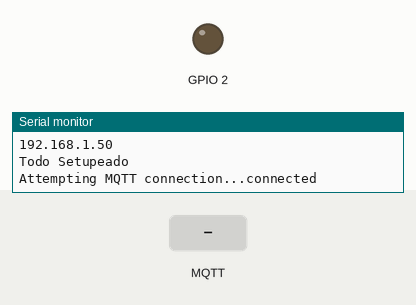
This sketch was run on a simulated ESP8266 (NodeMCU). On the bench: output pins drawn as LEDs (lit = HIGH), the last lines printed to the serial monitor. The test bench sets the inputs (shaded band). WiFi joins after 1.5 s; servers stay silent unless stated; random numbers use the default seed unless the sketch sets one; no MQTT or app messages arrive unless stated.

Above: at 2.7 s.
2.8 s: MQTT message "5" arrives on the first subscribed topic
At 3.6 s:
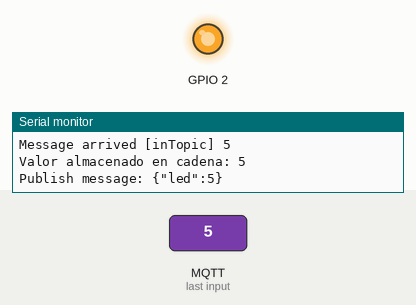
4.3 s: MQTT message "90" arrives on the second subscribed topic
At 4.8 s:
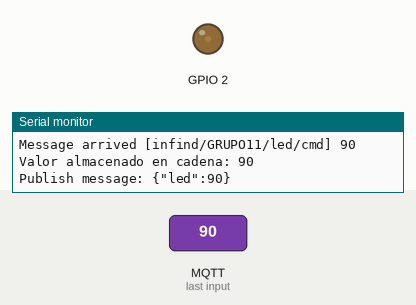
5.8 s: MQTT message "on" arrives on the first subscribed topic
At 7.0 s:
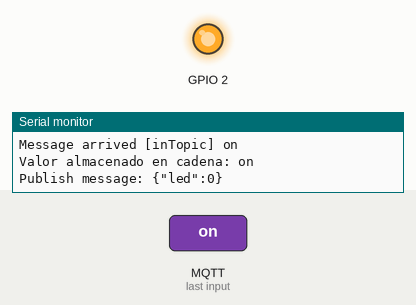
7.3 s: MQTT message "90" arrives on the first subscribed topic
At 8.3 s:
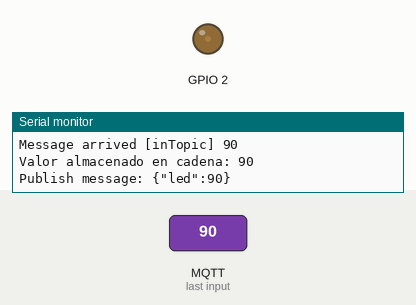
8.8 s: MQTT message "0" arrives on the first subscribed topic
At 9.4 s:
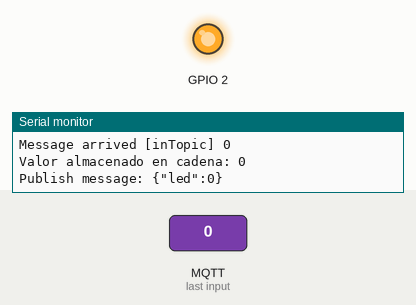
Timing chart, 0 to 11.3 s (numbered marks = the images above; inputs shaded):
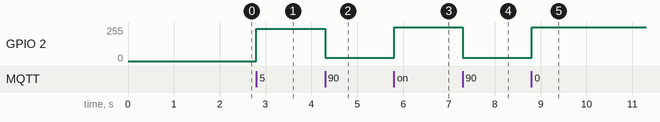

Measured:
- after the input at 2.8 s, GPIO 2: 0/255 → 242/255 at once
- after the input at 4.3 s, GPIO 2: 242/255 → 25/255 at once
- after the input at 5.8 s, GPIO 2: 25/255 → 255/255 at once
- after the input at 7.3 s, GPIO 2: 255/255 → 25/255 at once
- after the input at 8.8 s, GPIO 2: 25/255 → 255/255 at once

The sketch:

GRUPO11_v3.ino
```cpp
#include "DHTesp.h"
#include <ESP8266WiFi.h>
#include <PubSubClient.h>
#include <ArduinoJson.h>

#ifdef ESP32
#pragma message(THIS EXAMPLE IS FOR ESP8266 ONLY!)
#error Select ESP8266 board.
#endif

DHTesp dht;

ADC_MODE(ADC_VCC); // Permite lectura de la alimentación del sensor

char mensaje1[16]; // variables para los mensajes formateados en JSON
char mensaje2[256];
char mensaje3[16];

// datos de la conexión a internet y a MQTT
//const char* ssid = "MiFibra-2CE2_plus";
//const char* password = "ejN2bYJT";
//const char* mqtt_server = "192.168.1.87";
const char* ssid = "infind";
const char* password = "1518wifi";
const char* mqtt_server = "192.168.1.158";


WiFiClient espClient;
PubSubClient client(espClient);
unsigned long lastMsg = 0;
#define MSG_BUFFER_SIZE  (50)
char msg[MSG_BUFFER_SIZE];
int value = 0;
int ledv = 0; // Variable para controlar el led de GPIO2
int PWM = 0; // Variable para guardar el valor de PWM asociado a la entrada de ledv
bool estado = false; // Variable para mensaje retenido y LWT del estado de conexión

void setup_wifi() {

  delay(10);
  // We start by connecting to a WiFi network
  Serial.println();
  Serial.print("Connecting to ");
  Serial.println(ssid);

  WiFi.mode(WIFI_STA);
  WiFi.begin(ssid, password);

  while (WiFi.status() != WL_CONNECTED) {
    delay(500);
    Serial.print(".");
  }

  randomSeed(micros());

  Serial.println("");
  Serial.println("WiFi connected");
  Serial.println("IP address: ");
  Serial.println(WiFi.localIP());

}

void reconnect() {
  // Loop until we're reconnected
  while (!client.connected()) {
    Serial.print("Attempting MQTT connection...");
    // Create a random client ID
    String clientId = "ESP8266Client-";
    clientId += String(random(0xffff), HEX);
    // Attempt to connect adding a LWT
    StaticJsonDocument<8> doc;
    doc["online"] = estado;
    serializeJson(doc, mensaje1);
    // boolean connect(clientId.c_str(),[NULL,NULL],["infind/GRUPO11/conexion",1,true, mensaje1],[true])
    if (client.connect(clientId.c_str(),"infind/GRUPO11/conexion",2,true,mensaje1))
    {
      estado = true;
      Serial.println("connected");
      // Al conectarse, lo notifica y publica el estado online de la conexion
      client.publish("outTopic", "GANGASTAAAS wassup guys");

      //Publicar el mensaje retenido con el estado de la conexión
      StaticJsonDocument<16> doc;
      doc["online"] = true;
      serializeJson(doc,mensaje1);

      client.publish("infind/GRUPO11/conexion", mensaje1,true);
      // Se suscribe a inTopic (en este caso no hace falta) y al dato del led de nuestro NODERed
      client.subscribe("inTopic");
      client.subscribe("infind/GRUPO11/led/cmd");
    } else {
      Serial.print("failed, rc=");
      Serial.print(client.state());
      Serial.println(" try again in 5 seconds");
      // Wait 5 seconds before retrying
      delay(5000);
    }
  }
}

void callback(char* topic, byte* payload, unsigned int length){

  char* cadena = (char*)malloc(length+1); // Reservo memoria para copiar el mensaje
  Serial.print("Message arrived [");
  Serial.print(topic);
  Serial.print("] ");
  for (int i = 0; i < length; i++){
    Serial.print((char)payload[i]);
  }
  Serial.println();

  strncpy(cadena,(char*)payload,length); // Copia del mensaje en la vble cadena
  cadena[length]='\0'; // Esto no se para que es pero padentro

  Serial.print("Valor almacenado en cadena: ");
  Serial.print(cadena);
  Serial.println();

  ledv = String(cadena).toInt(); // Transforma la cadena en un entero
  PWM = (100-ledv)*255/100; // Esta expresión transforma al rango PWM (lógica negativa del PIN)

  StaticJsonDocument<16> doc1;
  doc1["led"] = ledv;
  serializeJson(doc1, mensaje3);

  Serial.print("Publish message: ");
  Serial.println(mensaje3);
  client.publish("infind/GRUPO11/led/status", mensaje3);
}

void setup() {

  pinMode(BUILTIN_LED, OUTPUT);     // Initialize the BUILTIN_LED pin as an output
  Serial.begin(115200); // Inicializa el puerto serie
  Serial.println(); // Línea en blanco

  dht.setup(5, DHTesp::DHT11); // Connect DHT sensor to GPIO 5

  setup_wifi();
  client.setServer(mqtt_server, 1883);
  client.setCallback(callback);

  Serial.println("Todo Setupeado"); // Fin del setup

}

void loop() {
  // put your main code here, to run repeatedly:
  if (!client.connected()) {
    reconnect();
  }
  client.loop();

  analogWrite(BUILTIN_LED,PWM);

  unsigned long now = millis();
  if (now - lastMsg > 30000) {
    delay(dht.getMinimumSamplingPeriod());

    float VCC = ESP.getVcc(); // Recibe el dato de la batería y lo guarda en VCC
    float temp = dht.getTemperature();
    float hum = dht.getHumidity();


    StaticJsonDocument<256> doc;

    doc["Uptime"] = now;
    doc["Vcc"] = VCC/1000;

    JsonObject DHT11 = doc.createNestedObject("DHT11");
    DHT11["temperatura"] = temp;
    DHT11["humedad"] = hum;
    doc["LED"] = ledv;

    JsonObject Wifi = doc.createNestedObject("Wifi");
    Wifi["SSID"] = ssid;
    Wifi["IP"] = WiFi.localIP();
    Wifi["RSSI"] = WiFi.RSSI();

    serializeJson(doc, mensaje2);

    unsigned long now = millis();

    lastMsg = now;
    Serial.print("Publish message: ");
    Serial.println(mensaje2);
    // Aquí estaba la publicación de mensaje1 pero me la he llevado al reconnect
    client.publish("infind/GRUPO11/datos", mensaje2);

  }

}
```
